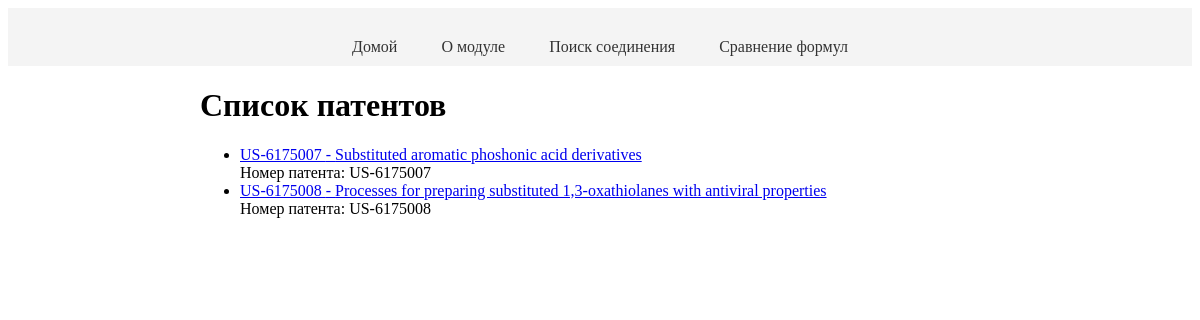
Before: / with the older database file.
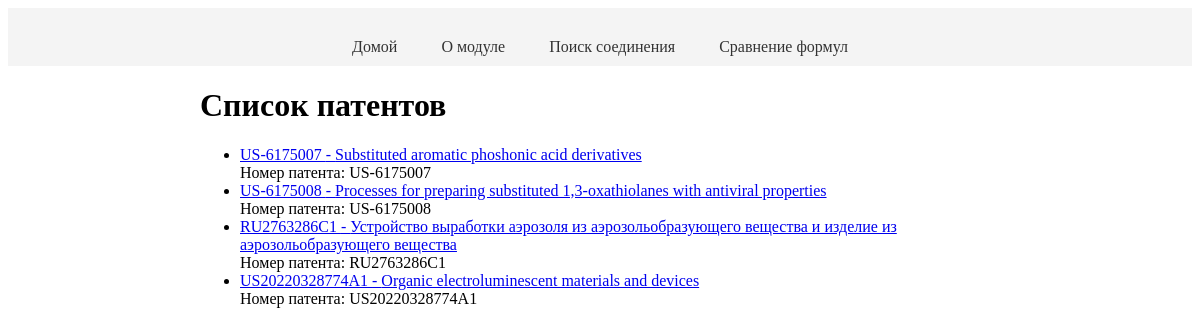
After: the same page with the newer database file.
### tables this page shows
CREATE TABLE patents (id INTEGER PRIMARY KEY AUTOINCREMENT, name TEXT, link TEXT, PatentNumber TEXT);

### app.py (the view)
@app.route('/')
def mainPage():
    patents = get_patents()
    return render_template('main.html', patents=patents)

### app.py (called while the page is built)
def get_patents():
    conn = sqlite3.connect('patents.db')
    cursor = conn.cursor()
    cursor.execute('SELECT id, name, PatentNumber, link FROM patents')
    patents = cursor.fetchall()
    conn.close()
    return patents

### templates/main.html (shortened to what this page needs)
<!DOCTYPE html>
<html>
<head>
    <link rel="stylesheet" type="text/css" href="{{ url_for('static', filename='styles.css') }}">
</head>
<body>
    <header>
        <nav>
            <ul class="navigation-menu">
                <li><a href="/">Домой</a></li>
                <li><a href="/about">О модуле</a></li>
                <li><a href="#">Поиск соединения</a></li>
                <li><a href="/similarity">Сравнение формул</a></li>
            </ul>
        </nav>
    </header>
    <div class="page-content">
        <h1>Список патентов</h1>
        <ul>
            {% for patent in patents %}
            <li>
                <a href="{{ patent[3] }}" target="_blank">{{ patent[2] }} - {{ patent[1] }}</a>
                <br>
                Номер патента: {{ patent[2] }}
            </li>
            {% endfor %}
        </ul>
    </div>
</body>
</html>

### static/styles.css (style rules this page uses)
header { background-color: #f4f4f4; padding: 10px 0; text-align: center; }
.navigation-menu { list-style-type: none; margin: 0; padding: 0; text-align: center; }
.navigation-menu li { display: inline; margin-right: 20px; }
.navigation-menu li:last-child { margin-right: 0; }
.navigation-menu li a { text-decoration: none; color: #333; padding: 5px 10px; border-radius: 5px; transition: background-color 0.3s ease; }
.content-slider, .navigation-menu { margin-top: 20px; }
.page-content { max-width: 800px; margin: 0 auto; }

Changed rows visible on the page:
added patents: PatentNumber "RU2763286C1", name "Устройство выработки аэрозоля из аэрозольобразующего вещества и изделие из аэрозольобразующего вещества"
added patents: PatentNumber "US20220328774A1", name "Organic electroluminescent materials and devices"
